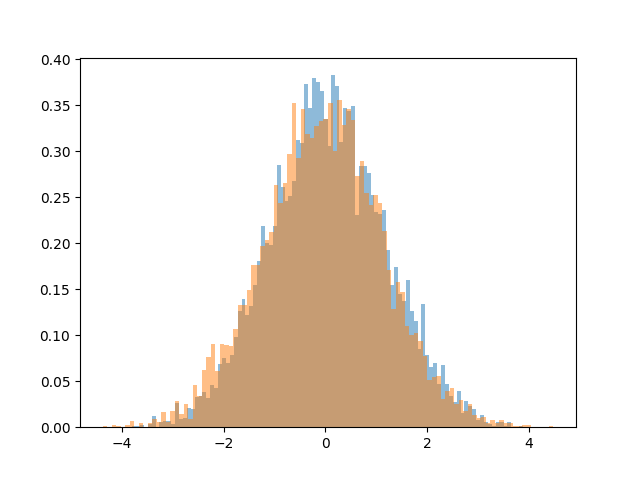

Here is the Python script that generated this plot:
import jax
import jax.numpy as jnp

import matplotlib.pyplot as plt
import numpy as np

def S(x, y):
    return 0.5 * (x**2 + y**2 + x * y)

n = int(1e4)
estimate_pi_history = []
key = jax.random.PRNGKey(1)
key, *subkeys = jax.random.split(key, 3*n+1)
x = 0
y = 0
step_size = 1
n_accept = 0
x_list = []
y_list = []
for i in range(n):
    backup_x = x
    backup_y = y
    action_init = S(x, y)

    dx = jax.random.uniform(subkeys[3*i])
    dy = jax.random.uniform(subkeys[3*i+1])
    dx = (dx - 0.5) * step_size * 2
    dy = (dy - 0.5) * step_size * 2
    x = x + dx
    y = y + dy
    action_fin = S(x, y)
    metropolis = jax.random.uniform(subkeys[3*i+2])
    if jnp.exp(action_init - action_fin) > metropolis:
        n_accept += 1
    else:
        x = backup_x
        y = backup_y
    x_list.append(x)
    y_list.append(y)

plt.scatter(x_list, y_list)
plt.xlabel('x')
plt.ylabel('y')
plt.savefig('xy_history.png')
plt.show()


plt.hist(x_list, bins=100,density=True, alpha=0.5, label='x')
plt.hist(y_list, bins=100,density=True, alpha=0.5, label='y')


file_name = __file__.split('/')[-1].replace('.py', '')
plt.savefig(f'{file_name}.png')
plt.show()

print('<x>', np.mean(x_list))
print('<x^2>', np.mean(np.array(x_list)**2))
print('<y>', np.mean(y_list))
print('<y^2>', np.mean(np.array(y_list)**2))
